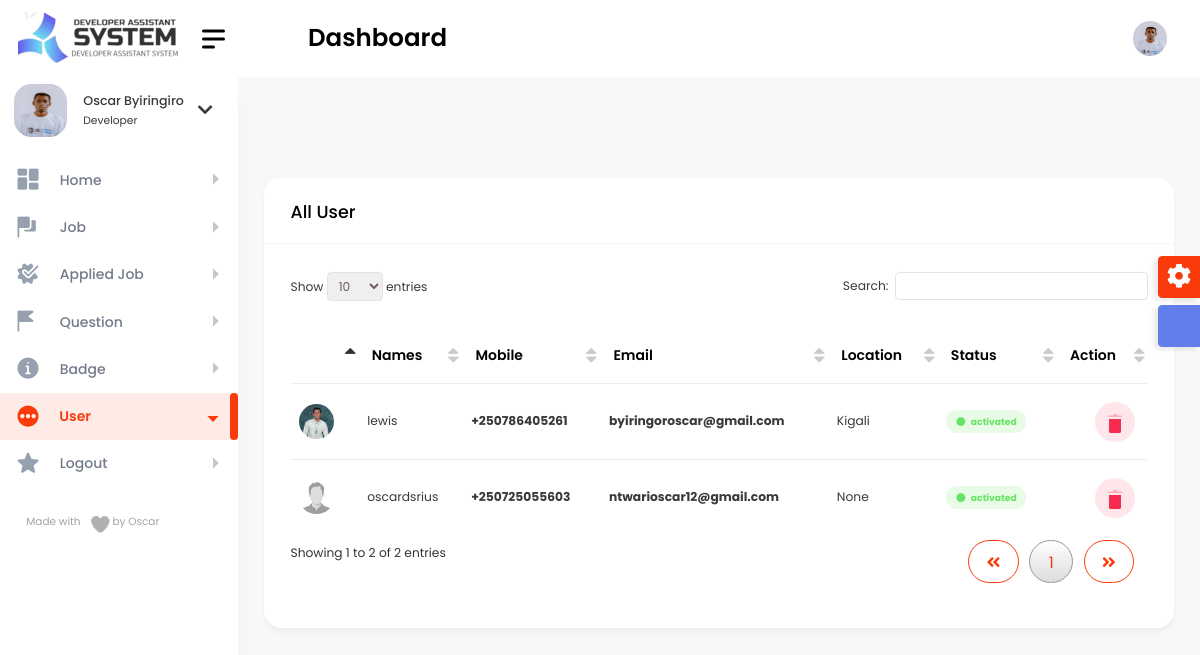
The page /super_admin/all_user_super/ (signed in) on the database as committed earlier.
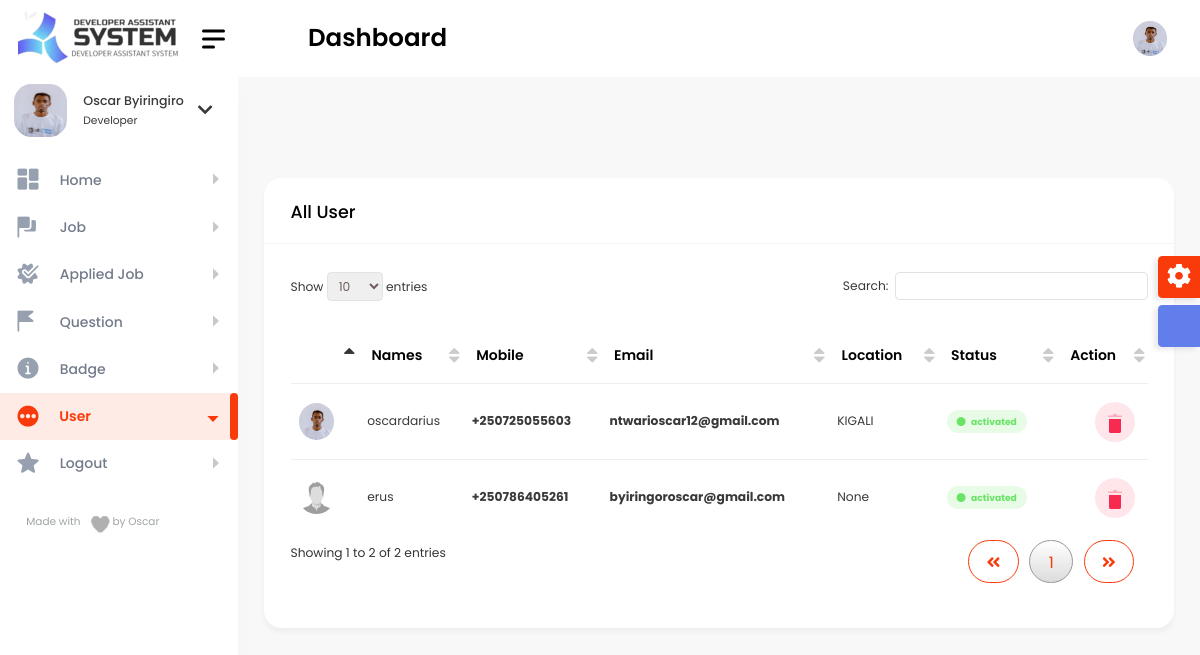
The same page on the database as committed later.
### authentication/models.py (models this page shows, shortened)
class User(AbstractBaseUser):
    full_name = models.CharField(max_length=255, null=False)
    email = models.EmailField(
        verbose_name='email address',
        max_length=255,
        unique=True,
    )
    phone_number = PhoneNumberField(unique=True)
    is_verified = models.BooleanField(default=False)
    is_two_f_enable = models.BooleanField(default=False)
    is_active = models.BooleanField(default=True)
    staff = models.BooleanField(default=False)
    admin = models.BooleanField(default=False)
    USERNAME_FIELD = 'email'
    REQUIRED_FIELDS = ['full_name', 'phone_number']
    objects = UserManager()
    class Meta:
        app_label = 'authentication'
    @property
    def get_profile_image(self):
        image = self.profile.user_image.url
        return image
    @property
    def get_profile_location(self):
        location = self.profile.location
        return location

class Profile(models.Model):
    user = models.OneToOneField(User, on_delete=models.CASCADE)
    user_image = models.ImageField(upload_to='images/', default='profile.png', null=True, blank=True)
    location = models.CharField(max_length=100, null=True, blank=True)
    about_me = models.TextField(null=True, blank=True)
    github_link = models.URLField(default='https://github.com/', null=True, blank=True)
    website_link = models.URLField(default='https://www.google.com/', null=True, blank=True)
    backend_development = models.PositiveIntegerField(null=True, blank=True)
    frontend_development = models.PositiveIntegerField(null=True, blank=True)
    hardware = models.PositiveIntegerField(null=True, blank=True)
    uiandux = models.PositiveIntegerField(null=True, blank=True)
    artificial_intelligence = models.PositiveIntegerField(null=True, blank=True)
    badge = models.BooleanField(default=False)
    date_created = models.DateField(default=now)

### super_admin/decorators.py (the view)
    def wrapper_func(request, *args, **kwargs):
        if not request.user.is_authenticated:
            return redirect('super_login')
        if not request.user.admin:
            return redirect('super_login')
        else:
            return view_func(request, *args, **kwargs)

### super_admin/views.py (called while the page is built)
@is_admin_user
def all_user_super(request):
    all_user = User.objects.all()
    context = {
        'all_user': all_user
    }
    return render(request, 'all_user_super.html', context)

### super_admin/templates/all_user_super.html (shortened to what this page needs)
{% include 'super_admin/base.html' %}
{% load static %}
{% block content %}
        <div class="content-body">
            <div class="container-fluid">
                <div class="row">
                    <div class="col-12">
                        <div class="card">
                            <div class="card-header">
                                <h4 class="card-title">All User</h4>
                            </div>
                            <div class="card-body">
                                <div class="table-responsive">
                                    <table id="example3" class="display" style="min-width: 845px">
                                        <thead>
                                            <tr>
                                                <th></th>
                                                <th>Names</th>
                                                <th>Mobile</th>
                                                <th>Email</th>
                                                <th>Location</th>
                                                <th>Status</th>
                                                <th>Action</th>
                                            </tr>
                                        </thead>
                                        <tbody>
                                        {% for all_user in all_user %}
                                            {% if not all_user.admin %}
                                            <tr>
                                                <td><img class="rounded-circle" width="35" src="{{ all_user.get_profile_image }}" alt=""></td>
                                                <td>{{ all_user.full_name }}</td>
                                                <td><a href="javascript:void(0);"><strong>{{ all_user.phone_number }}</strong></a></td>
                                                <td><a href="javascript:void(0);"><strong>{{ all_user.email }}</strong></a></td>
                                                <td>{{ all_user.get_profile_location }}</td>
                                                <td>
                                                    {% if all_user.is_verified %}
                                                        <span class="badge light badge-success">
														<i class="fa fa-circle text-success me-1"></i>
														activated
													</span>
                                                        {% else %}
                                                        <span class="badge light badge-danger">
														<i class="fa fa-circle text-danger me-1"></i>
														not activated
													</span>
                                                    {% endif %}
												</td>
                                                <td>
													<div class="action-buttons d-flex justify-content-end">
												<a href="" class="btn btn-danger light">
												</a>
											</div>
												</td>
                                            </tr>
                                            {% endif %}
                                        {% endfor %}
                                        </tbody>
                                    </table>
                                </div>
                            </div>
                        </div>
                    </div>
				</div>
            </div>
        </div>
{% endblock %}

Rows that differ between the two databases and show on the page:
removed User: get_profile_image (picture), full_name "lewis", phone_number "+250786405261", email "byiringoroscar@gmail.com", get_profile_location "Kigali", is_verified True (drawn)
removed User: get_profile_image (placeholder picture), full_name "oscardsrius", phone_number "+250725055603", email "ntwarioscar12@gmail.com", get_profile_location "None", is_verified True (drawn)
added User: get_profile_image (picture), full_name "oscardarius", phone_number "+250725055603", email "ntwarioscar12@gmail.com", get_profile_location "KIGALI", is_verified True (drawn)
added User: get_profile_image (placeholder picture), full_name "erus", phone_number "+250786405261", email "byiringoroscar@gmail.com", get_profile_location "None", is_verified True (drawn)
